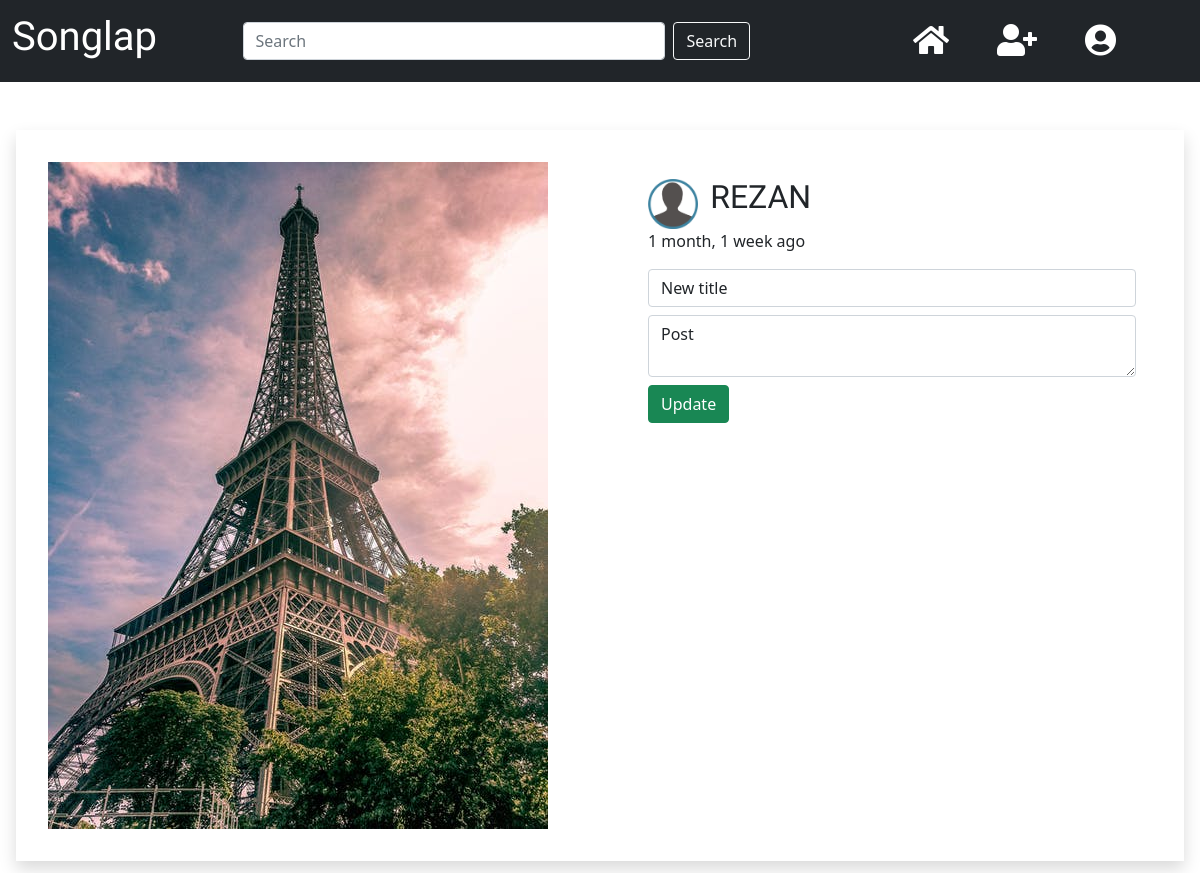
Before: /post/2/edit-post/19/ with the older database file.
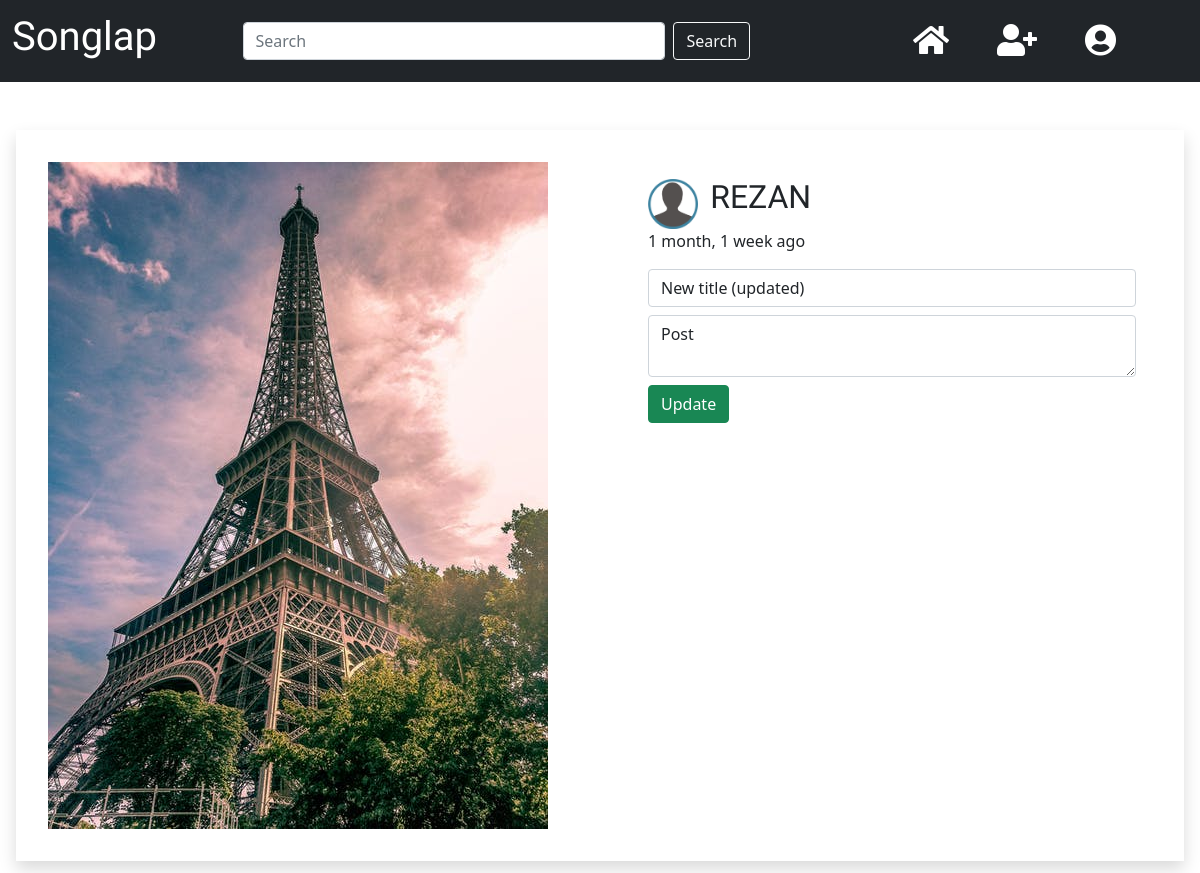
After: the same page with the newer database file.
### post/models.py (models this page shows, shortened)
class Post(models.Model):
    user_name=models.CharField(max_length=100,blank=True)
    title = models.CharField(max_length=250)
    description = models.TextField(null=True)
    publish = models.DateTimeField(auto_now_add=True)
    image= models.ImageField(upload_to='images/',null=True)
    viewed = models.IntegerField(null=True)
    latest = models.DateTimeField(null=True)
    category = models.ForeignKey(PostCategory, on_delete=models.CASCADE, default='', blank=True)
    class Meta:
      ordering=['-publish']

### post/views.py (the view)
# urls.py: path('<str:category>/edit-post/<str:id>/',views.editPostView,name='edit_post'),
def editPostView(request,id,category):
  post=Post.objects.get(id=id)
  return render(request,'post/edit_post_view.html',{'post':post,'id':id,'category':category})

### post/templates/post/edit_post_view.html (shortened to what this page needs)
{% include 'navbar.html' %}
{% load static %}
<div>
  <div class="my-3 py-3">
    <div class="row m-3 shadow">
      <div class="col-lg-6 p-3">
        {% if post.image %}
    <img class="img-fluid p-3" src="{{ post.image.url }}">
    {% endif %}
      </div>
      <div class="col-lg-6 p-5">
        <img class="img-fluid  user-avater d-inline" src="{% static 'post/images/user_avatar.png' %}">
        {% if post.user_name %}
        <h2 class="ms-2 d-inline username">{{post.user_name}} </h2>
        {% else %}
        <h2 class="ms-2 d-inline username">Anonymous User</h2>
        {% endif %}
        <p>{{post.publish |timesince}} ago </p>
         <form id="update-form" action=" " method="POST">
          <input class="form-control my-2" id="title" type="text" name='title' value="{{post.title}}" />
          <textarea class="form-control my-2" id="description" type="text" name='description'>{{post.description}}</textarea>
          <button class="btn btn-success" id="submit"> Update </button>
         </form>
  </div>
  </div>
</div>

Changed rows visible on the page:
changed Post "REZAN": title "New title" → "New title (updated)"
